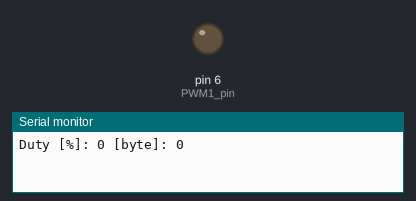
A sketch run on a simulated Arduino Uno, built with avr-gcc and run on an emulated ATmega328P. Shown: output pins drawn as LEDs (lit = HIGH), the last lines printed to the serial monitor.

Above: at 0.1 s.
At 30.1 s:
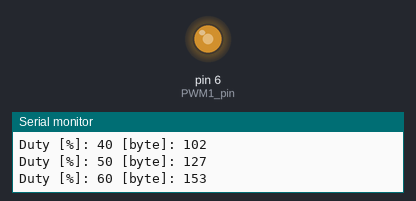
At 60.1 s:
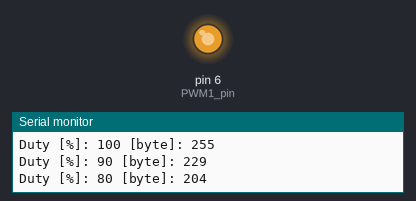
At 125.1 s:
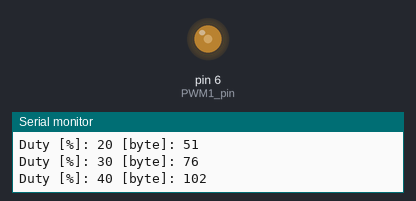
Timing chart, 0 to 126.6 s (numbered marks = the images above):
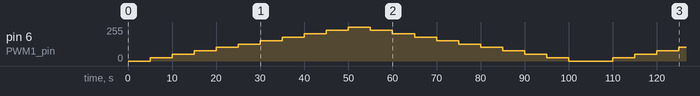

Measured:
- by itself, pin 6 (PWM1_pin): 0/255 → 25/255 at 5.0 s, → 51/255 5.0 s later, → 76/255 5.0 s later, → 102/255 5.0 s later, … (24 changes in this stretch)

The sketch:

LED_LDR.ino
```cpp
/* LED + LDR Tester
 *
 *  Dispositiu un LED amb un Resistencia de 100 a una sortida PWM del Arduino,
 *  encarad a un LDR, per aconseguir un Optoacoplador Analogic o una
 *  resistencia controlada per lum.
*/

// Els valor del Duty va variant automaticament de 0 a 100%
// i de 100 a 0.

// Sortides PWM, Arduino UNO and NANO:
// Pins Digitals 3,5,6,9,10,11
// Micro 3,5,6,9,10,11 i 13.
// MKRZERO 0, 1, 2, 3, 4, 5, 6, 7, 8, 10, A3 - or 18 -, A4 -or 19
#define PWM1_pin 6

// Convertir Duty Cycle en % a 0 a 255
// Es a dir * 255 / 100 que es lo materix que * 2.55
int Duty = 0;
int Duty_byte = Duty * 2.55;

int Temps = 5000; // ms

// the setup function runs once when you press reset or power the board
void setup() {
  pinMode(PWM1_pin, OUTPUT);
  Serial.begin(9600);
}

// the loop function runs over and over again forever
void loop() {
  // put your main code here, to run repeatedly:
  for ( Duty = 0; Duty < 10; Duty++ ){
    Duty_byte = Duty * 25.5;
    Serial.print("Duty [%]: ");
    Serial.print(Duty*10);
    Serial.print(" [byte]: ");
    Serial.println(Duty_byte);
    analogWrite(PWM1_pin, Duty_byte );
    delay(Temps);
  }
  for ( Duty = 10; Duty >= 0; Duty-- ){
    Duty_byte = Duty * 25.5;
    Serial.print("Duty [%]: ");
    Serial.print(Duty*10);
    Serial.print(" [byte]: ");
    Serial.println(Duty_byte);
    analogWrite(PWM1_pin, Duty_byte );
    delay(Temps);
  }
}
```
